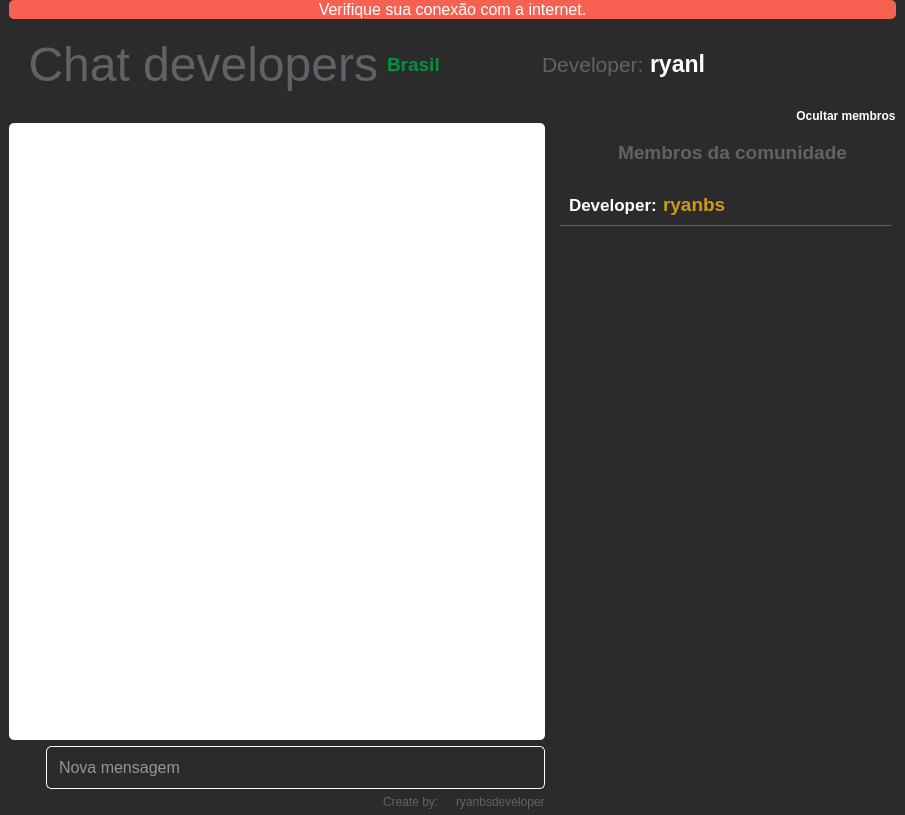
<?xml version="1.0" encoding="UTF-8"?>
<ui version="4.0">
 <class>Chat</class>
 <widget class="QMainWindow" name="Chat">
  <property name="geometry">
   <rect>
    <x>0</x>
    <y>0</y>
    <width>905</width>
    <height>815</height>
   </rect>
  </property>
  <property name="windowTitle">
   <string>Chat developers</string>
  </property>
  <property name="windowIcon">
   <iconset resource="../resources/resources.qrc">
    <normaloff>:/icons/logo_chat.png</normaloff>:/icons/logo_chat.png</iconset>
  </property>
  <widget class="QWidget" name="centralwidget">
   <layout class="QVBoxLayout" name="verticalLayout">
    <property name="spacing">
     <number>0</number>
    </property>
    <property name="leftMargin">
     <number>0</number>
    </property>
    <property name="topMargin">
     <number>0</number>
    </property>
    <property name="rightMargin">
     <number>0</number>
    </property>
    <property name="bottomMargin">
     <number>0</number>
    </property>
    <item>
     <widget class="QFrame" name="frame_6">
      <property name="maximumSize">
       <size>
        <width>16777215</width>
        <height>131</height>
       </size>
      </property>
      <property name="frameShape">
       <enum>QFrame::NoFrame</enum>
      </property>
      <property name="frameShadow">
       <enum>QFrame::Raised</enum>
      </property>
      <layout class="QHBoxLayout" name="horizontalLayout_3">
       <property name="spacing">
        <number>0</number>
       </property>
       <property name="leftMargin">
        <number>0</number>
       </property>
       <property name="topMargin">
        <number>0</number>
       </property>
       <property name="rightMargin">
        <number>0</number>
       </property>
       <property name="bottomMargin">
        <number>0</number>
       </property>
       <item>
        <widget class="QFrame" name="frame_7">
         <property name="styleSheet">
          <string notr="true">background:rgb(43,43,43)</string>
         </property>
         <property name="frameShape">
          <enum>QFrame::NoFrame</enum>
         </property>
         <property name="frameShadow">
          <enum>QFrame::Raised</enum>
         </property>
         <layout class="QFormLayout" name="formLayout">
          <property name="leftMargin">
           <number>9</number>
          </property>
          <property name="topMargin">
           <number>0</number>
          </property>
          <property name="rightMargin">
           <number>9</number>
          </property>
          <property name="bottomMargin">
           <number>0</number>
          </property>
          <item row="1" column="0">
           <widget class="QFrame" name="frame_10">
            <property name="minimumSize">
             <size>
              <width>0</width>
              <height>78</height>
             </size>
            </property>
            <property name="frameShape">
             <enum>QFrame::NoFrame</enum>
            </property>
            <property name="frameShadow">
             <enum>QFrame::Raised</enum>
            </property>
            <layout class="QHBoxLayout" name="horizontalLayout_8" stretch="0,0,0">
             <property name="spacing">
              <number>9</number>
             </property>
             <property name="leftMargin">
              <number>0</number>
             </property>
             <property name="topMargin">
              <number>0</number>
             </property>
             <property name="rightMargin">
              <number>0</number>
             </property>
             <property name="bottomMargin">
              <number>0</number>
             </property>
             <item>
              <widget class="QLabel" name="label">
               <property name="maximumSize">
                <size>
                 <width>70</width>
                 <height>70</height>
                </size>
               </property>
               <property name="font">
                <font>
                 <pointsize>13</pointsize>
                </font>
               </property>
               <property name="text">
                <string/>
               </property>
               <property name="pixmap">
                <pixmap resource="../resources/resources.qrc">:/icons/logo_chat.png</pixmap>
               </property>
               <property name="scaledContents">
                <bool>true</bool>
               </property>
               <property name="wordWrap">
                <bool>true</bool>
               </property>
              </widget>
             </item>
             <item>
              <widget class="QLabel" name="label_3">
               <property name="maximumSize">
                <size>
                 <width>500</width>
                 <height>16777215</height>
                </size>
               </property>
               <property name="font">
                <font>
                 <family>Ubuntu</family>
                 <pointsize>36</pointsize>
                 <weight>50</weight>
                 <bold>false</bold>
                </font>
               </property>
               <property name="autoFillBackground">
                <bool>false</bool>
               </property>
               <property name="styleSheet">
                <string notr="true">color:#5f6368</string>
               </property>
               <property name="text">
                <string>Chat developers</string>
               </property>
               <property name="alignment">
                <set>Qt::AlignRight|Qt::AlignTrailing|Qt::AlignVCenter</set>
               </property>
              </widget>
             </item>
             <item>
              <widget class="QLabel" name="label_6">
               <property name="font">
                <font>
                 <pointsize>14</pointsize>
                 <weight>75</weight>
                 <bold>true</bold>
                </font>
               </property>
               <property name="styleSheet">
                <string notr="true">color:#00923d</string>
               </property>
               <property name="text">
                <string>Brasil</string>
               </property>
              </widget>
             </item>
            </layout>
           </widget>
          </item>
          <item row="1" column="1">
           <widget class="QFrame" name="frame_2">
            <property name="font">
             <font>
              <pointsize>2</pointsize>
             </font>
            </property>
            <property name="frameShape">
             <enum>QFrame::NoFrame</enum>
            </property>
            <property name="frameShadow">
             <enum>QFrame::Raised</enum>
            </property>
            <layout class="QHBoxLayout" name="horizontalLayout_5">
             <property name="spacing">
              <number>60</number>
             </property>
             <item alignment="Qt::AlignHCenter">
              <widget class="QFrame" name="frame_8">
               <property name="frameShape">
                <enum>QFrame::NoFrame</enum>
               </property>
               <property name="frameShadow">
                <enum>QFrame::Raised</enum>
               </property>
               <layout class="QHBoxLayout" name="horizontalLayout_6">
                <item>
                 <widget class="QLabel" name="label_5">
                  <property name="font">
                   <font>
                    <pointsize>16</pointsize>
                    <weight>50</weight>
                    <bold>false</bold>
                   </font>
                  </property>
                  <property name="styleSheet">
                   <string notr="true">color:#5f6368</string>
                  </property>
                  <property name="text">
                   <string>Developer:</string>
                  </property>
                 </widget>
                </item>
                <item>
                 <widget class="QPushButton" name="developer">
                  <property name="font">
                   <font>
                    <pointsize>17</pointsize>
                    <weight>75</weight>
                    <bold>true</bold>
                   </font>
                  </property>
                  <property name="layoutDirection">
                   <enum>Qt::RightToLeft</enum>
                  </property>
                  <property name="styleSheet">
                   <string notr="true">border:0; color:white;outline:0</string>
                  </property>
                  <property name="text">
                   <string>ryanl</string>
                  </property>
                  <property name="icon">
                   <iconset resource="../resources/resources.qrc">
                    <normaloff>:/icons/python</normaloff>:/icons/python</iconset>
                  </property>
                  <property name="iconSize">
                   <size>
                    <width>32</width>
                    <height>32</height>
                   </size>
                  </property>
                  <property name="autoDefault">
                   <bool>false</bool>
                  </property>
                 </widget>
                </item>
               </layout>
              </widget>
             </item>
             <item>
              <widget class="QPushButton" name="btn_config">
               <property name="maximumSize">
                <size>
                 <width>35</width>
                 <height>16777215</height>
                </size>
               </property>
               <property name="cursor">
                <cursorShape>PointingHandCursor</cursorShape>
               </property>
               <property name="toolTip">
                <string/>
               </property>
               <property name="toolTipDuration">
                <number>1</number>
               </property>
               <property name="accessibleDescription">
                <string/>
               </property>
               <property name="styleSheet">
                <string notr="true">border:0;outline:0</string>
               </property>
               <property name="text">
                <string/>
               </property>
               <property name="icon">
                <iconset resource="../resources/resources.qrc">
                 <normaloff>:/icons/gear-solid.svg</normaloff>:/icons/gear-solid.svg</iconset>
               </property>
               <property name="iconSize">
                <size>
                 <width>33</width>
                 <height>30</height>
                </size>
               </property>
              </widget>
             </item>
            </layout>
           </widget>
          </item>
          <item row="2" column="1">
           <widget class="QFrame" name="frame_16">
            <property name="frameShape">
             <enum>QFrame::NoFrame</enum>
            </property>
            <property name="frameShadow">
             <enum>QFrame::Raised</enum>
            </property>
            <layout class="QVBoxLayout" name="verticalLayout_10">
             <property name="spacing">
              <number>0</number>
             </property>
             <property name="leftMargin">
              <number>0</number>
             </property>
             <property name="topMargin">
              <number>0</number>
             </property>
             <property name="rightMargin">
              <number>0</number>
             </property>
             <property name="bottomMargin">
              <number>0</number>
             </property>
             <item alignment="Qt::AlignRight">
              <widget class="QPushButton" name="btn_ocultar_mostrar">
               <property name="font">
                <font>
                 <weight>75</weight>
                 <bold>true</bold>
                </font>
               </property>
               <property name="cursor">
                <cursorShape>PointingHandCursor</cursorShape>
               </property>
               <property name="styleSheet">
                <string notr="true">color:#fff;border:0;outline:0</string>
               </property>
               <property name="text">
                <string>Ocultar membros</string>
               </property>
               <property name="icon">
                <iconset resource="../resources/resources.qrc">
                 <normaloff>:/icons/eye-solid.svg</normaloff>:/icons/eye-solid.svg</iconset>
               </property>
               <property name="iconSize">
                <size>
                 <width>20</width>
                 <height>20</height>
                </size>
               </property>
              </widget>
             </item>
            </layout>
           </widget>
          </item>
          <item row="0" column="0" colspan="2">
           <widget class="QLabel" name="sem_internet">
            <property name="maximumSize">
             <size>
              <width>1000000</width>
              <height>50</height>
             </size>
            </property>
            <property name="font">
             <font>
              <pointsize>12</pointsize>
             </font>
            </property>
            <property name="styleSheet">
             <string notr="true">background-color: rgb(246, 97, 81);
color:white;
border-radius:5px</string>
            </property>
            <property name="text">
             <string>Verifique sua conexão com a internet.</string>
            </property>
            <property name="alignment">
             <set>Qt::AlignCenter</set>
            </property>
            <property name="margin">
             <number>2</number>
            </property>
           </widget>
          </item>
         </layout>
        </widget>
       </item>
      </layout>
     </widget>
    </item>
    <item>
     <widget class="QFrame" name="frame">
      <property name="font">
       <font>
        <weight>50</weight>
        <bold>false</bold>
       </font>
      </property>
      <property name="styleSheet">
       <string notr="true">background-color: rgb(43, 43, 43);</string>
      </property>
      <property name="frameShape">
       <enum>QFrame::NoFrame</enum>
      </property>
      <property name="frameShadow">
       <enum>QFrame::Raised</enum>
      </property>
      <layout class="QHBoxLayout" name="horizontalLayout">
       <property name="leftMargin">
        <number>9</number>
       </property>
       <property name="topMargin">
        <number>0</number>
       </property>
       <property name="rightMargin">
        <number>4</number>
       </property>
       <property name="bottomMargin">
        <number>0</number>
       </property>
       <item>
        <widget class="QFrame" name="frame_3">
         <property name="minimumSize">
          <size>
           <width>0</width>
           <height>0</height>
          </size>
         </property>
         <property name="frameShape">
          <enum>QFrame::NoFrame</enum>
         </property>
         <property name="frameShadow">
          <enum>QFrame::Raised</enum>
         </property>
         <layout class="QVBoxLayout" name="verticalLayout_2">
          <property name="leftMargin">
           <number>0</number>
          </property>
          <property name="topMargin">
           <number>0</number>
          </property>
          <property name="rightMargin">
           <number>0</number>
          </property>
          <property name="bottomMargin">
           <number>0</number>
          </property>
          <item>
           <widget class="QFrame" name="frame_4">
            <property name="font">
             <font>
              <weight>50</weight>
              <bold>false</bold>
             </font>
            </property>
            <property name="styleSheet">
             <string notr="true">QFrame{
background-color: rgb(255, 255, 255);
border-radius:5px
}
QScrollBar:vertical {   
    border: 1px solid #999999;
    background:white;
    width:12px;    
    margin: 0px 0px 0px 0px;
    }
    QScrollBar::handle:vertical {
	background:rgb(43,43,43);
    min-height: 0px;
    }
    QScrollBar::add-line:vertical {
    background: qlineargradient(x1:0, y1:0, x2:1, y2:0,
    stop: 0 rgb(32, 47, 130), stop: 0.5 rgb(32, 47, 130),  stop:1 rgb(32, 47, 130));
    height: 0px;
    subcontrol-position: bottom;
    subcontrol-origin: margin;
    }
    QScrollBar::sub-line:vertical {
     background: qlineargradient(x1:0, y1:0, x2:1, y2:0,
    stop: 0  rgb(32, 47, 130), stop: 0.5 rgb(32, 47, 130),  stop:1 rgb(32, 47, 130));
    height: 0 px;
    subcontrol-position: top;
    subcontrol-origin: margin;
    }</string>
            </property>
            <property name="frameShape">
             <enum>QFrame::NoFrame</enum>
            </property>
            <property name="frameShadow">
             <enum>QFrame::Raised</enum>
            </property>
            <layout class="QVBoxLayout" name="verticalLayout_3">
             <property name="rightMargin">
              <number>9</number>
             </property>
             <item>
              <widget class="QScrollArea" name="scrollArea">
               <property name="layoutDirection">
                <enum>Qt::LeftToRight</enum>
               </property>
               <property name="autoFillBackground">
                <bool>true</bool>
               </property>
               <property name="styleSheet">
                <string notr="true">background-color: rgb(255, 255, 255);</string>
               </property>
               <property name="frameShape">
                <enum>QFrame::NoFrame</enum>
               </property>
               <property name="horizontalScrollBarPolicy">
                <enum>Qt::ScrollBarAlwaysOff</enum>
               </property>
               <property name="sizeAdjustPolicy">
                <enum>QAbstractScrollArea::AdjustToContentsOnFirstShow</enum>
               </property>
               <property name="widgetResizable">
                <bool>true</bool>
               </property>
               <property name="alignment">
                <set>Qt::AlignBottom|Qt::AlignHCenter</set>
               </property>
               <widget class="QWidget" name="scrollAreaWidgetContents_2">
                <property name="geometry">
                 <rect>
                  <x>0</x>
                  <y>0</y>
                  <width>518</width>
                  <height>585</height>
                 </rect>
                </property>
                <layout class="QVBoxLayout" name="verticalLayout_6">
                 <item alignment="Qt::AlignTop">
                  <widget class="QFrame" name="frame_13">
                   <property name="minimumSize">
                    <size>
                     <width>0</width>
                     <height>0</height>
                    </size>
                   </property>
                   <property name="frameShape">
                    <enum>QFrame::NoFrame</enum>
                   </property>
                   <property name="frameShadow">
                    <enum>QFrame::Raised</enum>
                   </property>
                   <layout class="QVBoxLayout" name="verticalLayout_7">
                    <property name="topMargin">
                     <number>0</number>
                    </property>
                   </layout>
                  </widget>
                 </item>
                </layout>
               </widget>
              </widget>
             </item>
            </layout>
           </widget>
          </item>
          <item>
           <widget class="QFrame" name="frame_5">
            <property name="maximumSize">
             <size>
              <width>16777215</width>
              <height>50</height>
             </size>
            </property>
            <property name="styleSheet">
             <string notr="true">background:rgb(43,43,43)</string>
            </property>
            <property name="frameShape">
             <enum>QFrame::NoFrame</enum>
            </property>
            <property name="frameShadow">
             <enum>QFrame::Raised</enum>
            </property>
            <layout class="QHBoxLayout" name="horizontalLayout_4">
             <property name="spacing">
              <number>5</number>
             </property>
             <property name="leftMargin">
              <number>0</number>
             </property>
             <property name="topMargin">
              <number>0</number>
             </property>
             <property name="rightMargin">
              <number>0</number>
             </property>
             <property name="bottomMargin">
              <number>0</number>
             </property>
             <item>
              <widget class="QPushButton" name="btn_msg">
               <property name="cursor">
                <cursorShape>PointingHandCursor</cursorShape>
               </property>
               <property name="styleSheet">
                <string notr="true">border:0;outline:0</string>
               </property>
               <property name="text">
                <string/>
               </property>
               <property name="icon">
                <iconset resource="../resources/resources.qrc">
                 <normaloff>:/icons/paper-plane-solid.svg</normaloff>:/icons/paper-plane-solid.svg</iconset>
               </property>
               <property name="iconSize">
                <size>
                 <width>27</width>
                 <height>27</height>
                </size>
               </property>
              </widget>
             </item>
             <item>
              <widget class="QLineEdit" name="input_msg">
               <property name="font">
                <font>
                 <pointsize>12</pointsize>
                </font>
               </property>
               <property name="styleSheet">
                <string notr="true">
QLineEdit{
padding:10px;color:white;
border-radius:5px;border:1px solid white
}
QLineEdit:focus{
border:1px solid rgb(32, 47, 177)
}</string>
               </property>
               <property name="placeholderText">
                <string>Nova mensagem</string>
               </property>
              </widget>
             </item>
            </layout>
           </widget>
          </item>
          <item>
           <widget class="QFrame" name="frame_11">
            <property name="frameShape">
             <enum>QFrame::NoFrame</enum>
            </property>
            <property name="frameShadow">
             <enum>QFrame::Raised</enum>
            </property>
            <layout class="QHBoxLayout" name="horizontalLayout_10">
             <property name="spacing">
              <number>0</number>
             </property>
             <property name="leftMargin">
              <number>0</number>
             </property>
             <property name="topMargin">
              <number>0</number>
             </property>
             <property name="rightMargin">
              <number>0</number>
             </property>
             <property name="bottomMargin">
              <number>0</number>
             </property>
             <item alignment="Qt::AlignRight">
              <widget class="QFrame" name="frame_17">
               <property name="frameShape">
                <enum>QFrame::NoFrame</enum>
               </property>
               <property name="frameShadow">
                <enum>QFrame::Raised</enum>
               </property>
               <layout class="QHBoxLayout" name="horizontalLayout_11">
                <property name="spacing">
                 <number>5</number>
                </property>
                <property name="leftMargin">
                 <number>0</number>
                </property>
                <property name="topMargin">
                 <number>0</number>
                </property>
                <property name="rightMargin">
                 <number>0</number>
                </property>
                <property name="bottomMargin">
                 <number>0</number>
                </property>
                <item alignment="Qt::AlignRight">
                 <widget class="QLabel" name="iconsaida">
                  <property name="maximumSize">
                   <size>
                    <width>20</width>
                    <height>20</height>
                   </size>
                  </property>
                  <property name="text">
                   <string/>
                  </property>
                  <property name="scaledContents">
                   <bool>true</bool>
                  </property>
                 </widget>
                </item>
                <item alignment="Qt::AlignHCenter">
                 <widget class="QLabel" name="saida_msg">
                  <property name="font">
                   <font>
                    <weight>75</weight>
                    <bold>true</bold>
                   </font>
                  </property>
                  <property name="styleSheet">
                   <string notr="true">color:rgb(246, 97, 81);</string>
                  </property>
                  <property name="text">
                   <string/>
                  </property>
                 </widget>
                </item>
               </layout>
              </widget>
             </item>
             <item alignment="Qt::AlignRight">
              <widget class="QFrame" name="frame_14">
               <property name="frameShape">
                <enum>QFrame::NoFrame</enum>
               </property>
               <property name="frameShadow">
                <enum>QFrame::Raised</enum>
               </property>
               <layout class="QHBoxLayout" name="horizontalLayout_2">
                <property name="spacing">
                 <number>5</number>
                </property>
                <property name="leftMargin">
                 <number>0</number>
                </property>
                <property name="topMargin">
                 <number>0</number>
                </property>
                <property name="rightMargin">
                 <number>0</number>
                </property>
                <property name="bottomMargin">
                 <number>0</number>
                </property>
                <item>
                 <widget class="QLabel" name="label_7">
                  <property name="styleSheet">
                   <string notr="true">color:#5f6368</string>
                  </property>
                  <property name="text">
                   <string>Create by:</string>
                  </property>
                 </widget>
                </item>
                <item>
                 <widget class="QLabel" name="label_8">
                  <property name="maximumSize">
                   <size>
                    <width>20</width>
                    <height>20</height>
                   </size>
                  </property>
                  <property name="styleSheet">
                   <string notr="true">color:#5f6368</string>
                  </property>
                  <property name="text">
                   <string/>
                  </property>
                  <property name="pixmap">
                   <pixmap resource="../resources/resources.qrc">:/icons/github-brands.svg</pixmap>
                  </property>
                  <property name="scaledContents">
                   <bool>true</bool>
                  </property>
                 </widget>
                </item>
                <item>
                 <widget class="QLabel" name="label_9">
                  <property name="styleSheet">
                   <string notr="true">color:#5f6368</string>
                  </property>
                  <property name="text">
                   <string>ryanbsdeveloper</string>
                  </property>
                 </widget>
                </item>
               </layout>
              </widget>
             </item>
            </layout>
           </widget>
          </item>
          <item alignment="Qt::AlignRight">
           <widget class="QFrame" name="frame_9">
            <property name="maximumSize">
             <size>
              <width>16777215</width>
              <height>20</height>
             </size>
            </property>
            <property name="frameShape">
             <enum>QFrame::NoFrame</enum>
            </property>
            <property name="frameShadow">
             <enum>QFrame::Raised</enum>
            </property>
            <layout class="QHBoxLayout" name="horizontalLayout_7">
             <property name="leftMargin">
              <number>0</number>
             </property>
             <property name="topMargin">
              <number>0</number>
             </property>
             <property name="rightMargin">
              <number>0</number>
             </property>
             <property name="bottomMargin">
              <number>0</number>
             </property>
            </layout>
           </widget>
          </item>
         </layout>
        </widget>
       </item>
       <item alignment="Qt::AlignTop">
        <widget class="QFrame" name="frame_12">
         <property name="minimumSize">
          <size>
           <width>0</width>
           <height>0</height>
          </size>
         </property>
         <property name="maximumSize">
          <size>
           <width>350</width>
           <height>16777215</height>
          </size>
         </property>
         <property name="styleSheet">
          <string notr="true">QScrollBar:vertical {   
    border: 1px solid #999999;
    background:white;
    width:12px;    
    margin: 0px 0px 0px 0px;
    }
    QScrollBar::handle:vertical {
	background:rgb(255,255,255);
    min-height: 0px;
    }
    QScrollBar::add-line:vertical {
    background: qlineargradient(x1:0, y1:0, x2:1, y2:0,
    stop: 0 rgb(32, 47, 130), stop: 0.5 rgb(32, 47, 130),  stop:1 rgb(32, 47, 130));
    height: 0px;
    subcontrol-position: bottom;
    subcontrol-origin: margin;
    }
    QScrollBar::sub-line:vertical {
     background: qlineargradient(x1:0, y1:0, x2:1, y2:0,
    stop: 0  rgb(32, 47, 130), stop: 0.5 rgb(32, 47, 130),  stop:1 rgb(32, 47, 130));
    height: 0 px;
    subcontrol-position: top;
    subcontrol-origin: margin;
    }</string>
         </property>
         <property name="frameShape">
          <enum>QFrame::NoFrame</enum>
         </property>
         <property name="frameShadow">
          <enum>QFrame::Raised</enum>
         </property>
         <layout class="QVBoxLayout" name="verticalLayout_4">
          <item alignment="Qt::AlignHCenter">
           <widget class="QFrame" name="frame_15">
            <property name="frameShape">
             <enum>QFrame::NoFrame</enum>
            </property>
            <property name="frameShadow">
             <enum>QFrame::Raised</enum>
            </property>
            <layout class="QHBoxLayout" name="horizontalLayout_9">
             <item>
              <widget class="QLabel" name="label_4">
               <property name="maximumSize">
                <size>
                 <width>30</width>
                 <height>22</height>
                </size>
               </property>
               <property name="text">
                <string/>
               </property>
               <property name="pixmap">
                <pixmap resource="../resources/resources.qrc">:/icons/users-solid.svg</pixmap>
               </property>
               <property name="scaledContents">
                <bool>true</bool>
               </property>
              </widget>
             </item>
             <item alignment="Qt::AlignLeft">
              <widget class="QLabel" name="label_2">
               <property name="maximumSize">
                <size>
                 <width>16777215</width>
                 <height>50</height>
                </size>
               </property>
               <property name="font">
                <font>
                 <pointsize>14</pointsize>
                 <weight>75</weight>
                 <bold>true</bold>
                </font>
               </property>
               <property name="styleSheet">
                <string notr="true">color:#5f6368</string>
               </property>
               <property name="text">
                <string>Membros da comunidade</string>
               </property>
              </widget>
             </item>
            </layout>
           </widget>
          </item>
          <item>
           <widget class="QFrame" name="frame_19">
            <property name="styleSheet">
             <string notr="true">border-bottom:1px solid #5f6368</string>
            </property>
            <property name="frameShape">
             <enum>QFrame::NoFrame</enum>
            </property>
            <property name="frameShadow">
             <enum>QFrame::Raised</enum>
            </property>
            <layout class="QVBoxLayout" name="verticalLayout_5">
             <property name="spacing">
              <number>0</number>
             </property>
             <property name="leftMargin">
              <number>0</number>
             </property>
             <property name="topMargin">
              <number>0</number>
             </property>
             <property name="rightMargin">
              <number>0</number>
             </property>
             <property name="bottomMargin">
              <number>1</number>
             </property>
             <item alignment="Qt::AlignHCenter">
              <widget class="QFrame" name="frame_20">
               <property name="styleSheet">
                <string notr="true">border:0</string>
               </property>
               <property name="frameShape">
                <enum>QFrame::NoFrame</enum>
               </property>
               <property name="frameShadow">
                <enum>QFrame::Raised</enum>
               </property>
               <layout class="QHBoxLayout" name="horizontalLayout_13">
                <property name="leftMargin">
                 <number>0</number>
                </property>
                <property name="topMargin">
                 <number>0</number>
                </property>
                <property name="rightMargin">
                 <number>75</number>
                </property>
                <property name="bottomMargin">
                 <number>0</number>
                </property>
                <item>
                 <widget class="QLabel" name="label_14">
                  <property name="maximumSize">
                   <size>
                    <width>30</width>
                    <height>25</height>
                   </size>
                  </property>
                  <property name="text">
                   <string/>
                  </property>
                  <property name="pixmap">
                   <pixmap resource="../resources/resources.qrc">:/icons/crown-solid.svg</pixmap>
                  </property>
                  <property name="scaledContents">
                   <bool>true</bool>
                  </property>
                 </widget>
                </item>
               </layout>
              </widget>
             </item>
             <item alignment="Qt::AlignLeft">
              <widget class="QFrame" name="frame_18">
               <property name="styleSheet">
                <string notr="true">border:0</string>
               </property>
               <property name="frameShape">
                <enum>QFrame::NoFrame</enum>
               </property>
               <property name="frameShadow">
                <enum>QFrame::Raised</enum>
               </property>
               <layout class="QHBoxLayout" name="horizontalLayout_12">
                <property name="topMargin">
                 <number>0</number>
                </property>
                <item>
                 <widget class="QLabel" name="label_10">
                  <property name="font">
                   <font>
                    <pointsize>13</pointsize>
                    <weight>75</weight>
                    <bold>true</bold>
                   </font>
                  </property>
                  <property name="styleSheet">
                   <string notr="true">color:white</string>
                  </property>
                  <property name="text">
                   <string>Developer:</string>
                  </property>
                 </widget>
                </item>
                <item>
                 <widget class="QLabel" name="label_11">
                  <property name="font">
                   <font>
                    <pointsize>14</pointsize>
                    <weight>75</weight>
                    <bold>true</bold>
                   </font>
                  </property>
                  <property name="styleSheet">
                   <string notr="true">color: rgb(206, 153, 25);</string>
                  </property>
                  <property name="text">
                   <string>ryanbs</string>
                  </property>
                 </widget>
                </item>
                <item>
                 <widget class="QLabel" name="label_12">
                  <property name="maximumSize">
                   <size>
                    <width>25</width>
                    <height>25</height>
                   </size>
                  </property>
                  <property name="text">
                   <string/>
                  </property>
                  <property name="pixmap">
                   <pixmap resource="../resources/resources.qrc">:/icons/python</pixmap>
                  </property>
                  <property name="scaledContents">
                   <bool>true</bool>
                  </property>
                 </widget>
                </item>
               </layout>
              </widget>
             </item>
            </layout>
           </widget>
          </item>
          <item>
           <widget class="QScrollArea" name="scrollArea_2">
            <property name="styleSheet">
             <string notr="true">QScrollBar:vertical {   
    border: 1px solid #999999;
    background:white;
    width:12px;    
    margin: 0px 0px 0px 0px;
    }
    QScrollBar::handle:vertical {
	background:rgb(255,255,255);
    min-height: 0px;
    }
    QScrollBar::add-line:vertical {
    background: qlineargradient(x1:0, y1:0, x2:1, y2:0,
    stop: 0 rgb(32, 47, 130), stop: 0.5 rgb(32, 47, 130),  stop:1 rgb(32, 47, 130));
    height: 0px;
    subcontrol-position: bottom;
    subcontrol-origin: margin;
    }
    QScrollBar::sub-line:vertical {
     background: qlineargradient(x1:0, y1:0, x2:1, y2:0,
    stop: 0  rgb(32, 47, 130), stop: 0.5 rgb(32, 47, 130),  stop:1 rgb(32, 47, 130));
    height: 0 px;
    subcontrol-position: top;
    subcontrol-origin: margin;
    }</string>
            </property>
            <property name="frameShape">
             <enum>QFrame::NoFrame</enum>
            </property>
            <property name="horizontalScrollBarPolicy">
             <enum>Qt::ScrollBarAlwaysOff</enum>
            </property>
            <property name="widgetResizable">
             <bool>true</bool>
            </property>
            <property name="alignment">
             <set>Qt::AlignBottom|Qt::AlignLeading|Qt::AlignLeft</set>
            </property>
            <widget class="QWidget" name="scrollAreaWidgetContents">
             <property name="geometry">
              <rect>
               <x>0</x>
               <y>0</y>
               <width>332</width>
               <height>42</height>
              </rect>
             </property>
             <layout class="QVBoxLayout" name="verticalLayout_8">
              <property name="spacing">
               <number>0</number>
              </property>
              <property name="leftMargin">
               <number>0</number>
              </property>
              <property name="topMargin">
               <number>0</number>
              </property>
              <property name="rightMargin">
               <number>0</number>
              </property>
              <property name="bottomMargin">
               <number>16</number>
              </property>
             </layout>
            </widget>
           </widget>
          </item>
         </layout>
        </widget>
       </item>
      </layout>
     </widget>
    </item>
   </layout>
  </widget>
 </widget>
 <resources>
  <include location="../resources/resources.qrc"/>
  <include location="../resources/resources.qrc"/>
 </resources>
 <connections/>
</ui>
